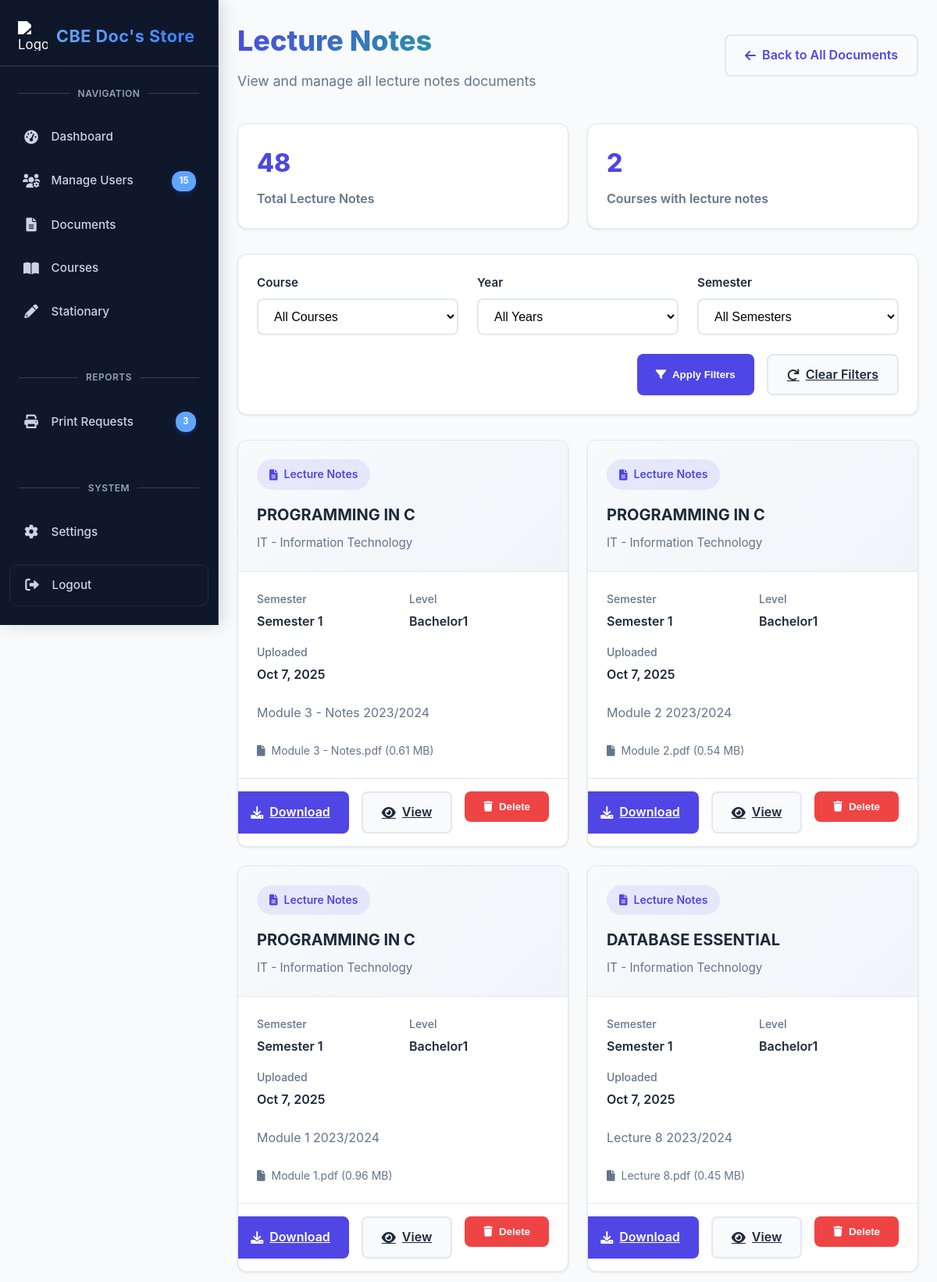
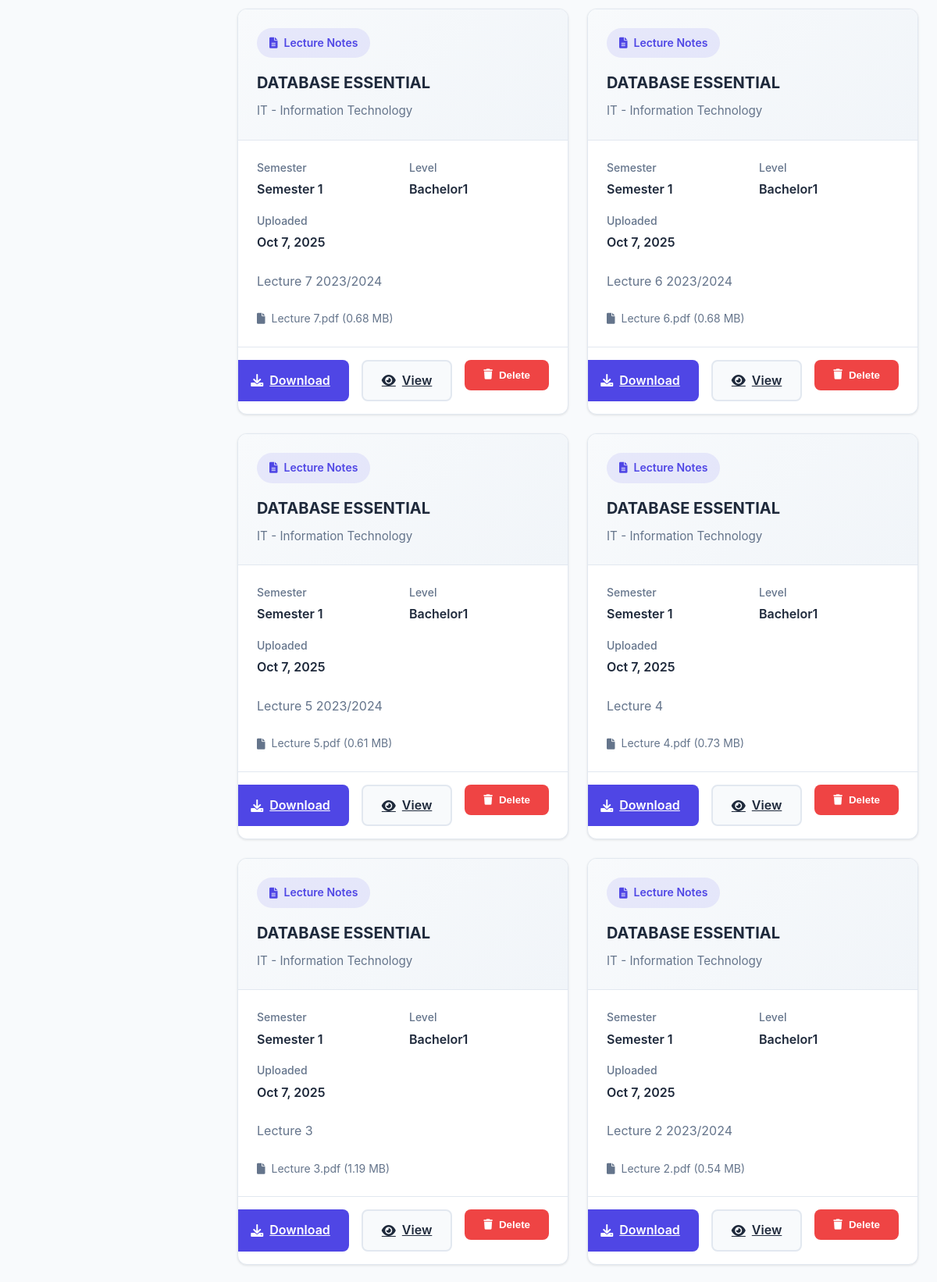
/admin/category_lecture_notes.php (signed in, upper part), run on the app's committed database (2 pictures, top to bottom).
### tables this page shows
CREATE TABLE `sem1_bachelor1_documents` (
  `doc_id` int(11) NOT NULL,
  `course_id` int(11) NOT NULL,
  `doc_type` varchar(50) NOT NULL,
  `title` varchar(255) NOT NULL,
  `description` text DEFAULT NULL,
  `file_path` varchar(255) NOT NULL,
  `file_name` varchar(255) NOT NULL,
  `file_size` int(11) NOT NULL,
  `file_type` varchar(20) NOT NULL,
  `level` varchar(20) NOT NULL,
  `uploaded_at` timestamp NULL DEFAULT current_timestamp(),
  `uploaded_by` int(11) DEFAULT NULL,
  `download_count` int(11) DEFAULT 0
);

CREATE TABLE `courses` (
  `course_id` int(11) NOT NULL,
  `course_code` varchar(10) NOT NULL,
  `course_name` varchar(100) NOT NULL,
  `description` text NOT NULL,
  `color_code` varchar(7) NOT NULL DEFAULT '#e74c3c',
  `created_at` datetime NOT NULL DEFAULT current_timestamp(),
  `updated_at` datetime NOT NULL DEFAULT current_timestamp() ON UPDATE current_timestamp()
);

### admin/category_lecture_notes.php (the view, shortened to what this page needs)
<?php
include("../connection.php");
$current_file = basename(__FILE__, '.php');
$doc_type = str_replace('category_', '', $current_file);
$valid_types = [
    'lecture_notes' => ['icon' => 'fa-file-alt', 'name' => 'Lecture Notes'],
    'study_guides' => ['icon' => 'fa-book', 'name' => 'Study Guides'],
    'assignments' => ['icon' => 'fa-tasks', 'name' => 'Assignments'],
    'past_exams' => ['icon' => 'fa-question-circle', 'name' => 'Past Exams'],
    'case_studies' => ['icon' => 'fa-chart-bar', 'name' => 'Case Studies'],
    'projects' => ['icon' => 'fa-project-diagram', 'name' => 'Projects'],
    'field' => ['icon' => 'fa-map-marker-alt', 'name' => 'Field Reports'],
    'cover_pages' => ['icon' => 'fa-file-image', 'name' => 'Cover Pages']
];
$where_conditions = ["doc_type = ?"];
$query_params = [$doc_type];
$all_documents = [];
$semester_tables = [];
$levels = ['certificate', 'diploma1', 'diploma2', 'bachelor1', 'bachelor2', 'bachelor3'];
$semesters = ['1', '2'];
foreach ($semesters as $semester_val) {
    foreach ($levels as $level_val) {
        $table_name = 'sem' . $semester_val . '_' . $level_val . '_documents';
        $semester_tables[] = $table_name;
    }
}
foreach ($semester_tables as $table) {
    $table_check = $conn->query("SHOW TABLES LIKE '$table'");
    if ($table_check->num_rows > 0) {
        $query = "SELECT d.*, '$table' as source_table,
                 c.course_code, c.course_name
                 FROM $table d
                 LEFT JOIN courses c ON d.course_id = c.course_id";
        if (!empty($where_conditions)) {
            $query .= " WHERE " . implode(" AND ", $where_conditions);
        }
        $query .= " ORDER BY d.uploaded_at DESC";
        $stmt = $conn->prepare($query);
        if ($stmt) {
            if (!empty($query_params)) {
                $types = str_repeat('s', count($query_params));
                $stmt->bind_param($types, ...$query_params);
            }
            $stmt->execute();
            $result = $stmt->get_result();
            if ($result->num_rows > 0) {
                while ($row = $result->fetch_assoc()) {
                    preg_match('/sem(\d)_(\w+)_documents/', $table, $matches);
                    if (count($matches) === 3) {
                        $row['semester'] = $matches[1];
                        $row['level'] = $matches[2];
                    }
                    $all_documents[] = $row;
                }
            }
        }
    }
}
?>
<!DOCTYPE html>
<html lang="en">
<head>
    <link rel="stylesheet" href="https://cdnjs.cloudflare.com/ajax/libs/font-awesome/6.4.0/css/all.min.css">
</head>
<body>
    <?php include('sidebar.php'); ?>
    <main class="main-content">
        <div class="page-header">
            <div>
                <h1 class="page-title"><?php echo $valid_types[$doc_type]['name']; ?></h1>
                <p class="page-subtitle">View and manage all <?php echo strtolower($valid_types[$doc_type]['name']); ?> documents</p>
            </div>
            <a href="manage_documents.php" class="back-link">
                <i class="fas fa-arrow-left"></i> Back to All Documents
            </a>
        </div>
        <div class="stats-bar">
            <div class="stat-card">
                <div class="stat-value"><?php echo count($all_documents); ?></div>
                <div class="stat-label">Total <?php echo $valid_types[$doc_type]['name']; ?></div>
            </div>
            <div class="stat-card">
                <div class="stat-value"><?php
                    $unique_courses = [];
                    foreach ($all_documents as $doc) {
                        if (!in_array($doc['course_id'], $unique_courses)) {
                            $unique_courses[] = $doc['course_id'];
                        }
                    }
                    echo count($unique_courses);
                ?></div>
                <div class="stat-label">Courses with <?php echo strtolower($valid_types[$doc_type]['name']); ?></div>
            </div>
        </div>
        <div class="filters-container">
            <form method="GET" action="<?php echo basename(__FILE__); ?>">
                <div class="filter-row">
                    <div class="filter-group">
                        <label class="filter-label">Course</label>
                        <select name="course_id" class="filter-select">
                            <option value="">All Courses</option>
                        </select>
                    </div>
                    <div class="filter-group">
                        <label class="filter-label">Year</label>
                        <select name="year" class="filter-select">
                            <option value="">All Years</option>
                        </select>
                    </div>
                    <div class="filter-group">
                        <label class="filter-label">Semester</label>
                        <select name="semester" class="filter-select">
                            <option value="">All Semesters</option>
                        </select>
                    </div>
                </div>
                <div class="filter-actions">
                    <button type="submit" class="btn btn-primary">
                        <i class="fas fa-filter"></i> Apply Filters
                    </button>
                    <a href="<?php echo basename(__FILE__); ?>" class="btn btn-secondary">
                        <i class="fas fa-redo"></i> Clear Filters
                    </a>
                </div>
            </form>
        </div>
        <div class="documents-grid">
            <?php if (empty($all_documents)): ?>
                <div class="no-documents">
                    <i class="fas fa-file-alt"></i>
                    <h3>No <?php echo strtolower($valid_types[$doc_type]['name']); ?> found</h3>
                    <p>Try adjusting your filters or upload new documents.</p>
                </div>
            <?php else: ?>
                <?php foreach ($all_documents as $document): ?>
                    <div class="document-card">
                        <div class="card-header">
                            <div class="doc-type-badge">
                                <i class="fas <?php echo $valid_types[$document['doc_type']]['icon']; ?>"></i>
                                <?php echo $valid_types[$document['doc_type']]['name']; ?>
                            </div>
                            <h3 class="card-title"><?php echo htmlspecialchars($document['title']); ?></h3>
                            <p class="card-subtitle">
                                <?php echo htmlspecialchars($document['course_code'] . ' - ' . $document['course_name']); ?>
                            </p>
                        </div>
                        <div class="card-body">
                            <div class="doc-meta">
                                <div class="meta-item">
                                    <span class="meta-label">Semester</span>
                                    <span class="meta-value">Semester <?php echo $document['semester']; ?></span>
                                </div>
                                <div class="meta-item">
                                    <span class="meta-label">Level</span>
                                    <span class="meta-value"><?php echo ucfirst($document['level']); ?></span>
                                </div>
                                <div class="meta-item">
                                    <span class="meta-label">Uploaded</span>
                                    <span class="meta-value"><?php echo date('M j, Y', strtotime($document['uploaded_at'])); ?></span>
                                </div>
                            </div>
                            <?php if (!empty($document['description'])): ?>
                                <p class="card-description"><?php echo htmlspecialchars($document['description']); ?></p>
                            <?php endif; ?>
                            <div class="file-info">
                                <i class="fas fa-file"></i>
                                <?php echo htmlspecialchars($document['file_name']); ?>
                                (<?php echo round($document['file_size'] / 1024 / 1024, 2); ?> MB)
                            </div>
                        </div>
                        <div class="card-footer">
                            <a href="../admin/<?php echo htmlspecialchars($document['file_path']); ?>"
                               class="btn btn-primary" download>
                                <i class="fas fa-download"></i> Download
                            </a>
                            <a href="../admin/<?php echo htmlspecialchars($document['file_path']); ?>"
                               class="btn btn-secondary" target="_blank">
                                <i class="fas fa-eye"></i> View
                            </a>
                            <form method="POST" style="display: inline;">
                                <button type="submit" name="delete_document" class="btn btn-danger"
                                        onclick="return confirm('Are you sure you want to delete this document?')">
                                    <i class="fas fa-trash"></i> Delete
                                </button>
                            </form>
                        </div>
                    </div>
                <?php endforeach; ?>
            <?php endif; ?>
        </div>
    </main>
</body>
</html>

### admin/category_lecture_notes.php (style rules this page uses)
:root { --primary: #4f46e5; --primary-light: #6366f1; --secondary: #10b981; --dark: #1e293b; --light: #f8fafc; --gray: #64748b; --border: #e2e8f0; --shadow: 0 1px 3px rgba(0,0,0,0.1); --shadow-lg: 0 4px 6px -1px rgba(0,0,0,0.1); }
* { margin: 0; padding: 0; box-sizing: border-box; }
body { font-family: 'Inter', system-ui, sans-serif; background-color: var(--light); color: var(--dark); line-height: 1.6; }
.main-content { margin-left: 280px; padding: 2rem; transition: all 0.3s ease; }
.page-header { margin-bottom: 2.5rem; display: flex; align-items: center; justify-content: space-between; }
.page-title { font-size: 2.25rem; font-weight: 800; color: var(--dark); margin-bottom: 0.5rem; background: linear-gradient(135deg, var(--primary) 0%, var(--secondary) 100%); -webkit-background-clip: text; -webkit-text-fill-color: transparent; }
.page-subtitle { color: var(--gray); font-size: 1.1rem; }
.back-link { display: inline-flex; align-items: center; gap: 0.5rem; color: var(--primary); text-decoration: none; font-weight: 600; padding: 0.75rem 1.5rem; border: 2px solid var(--border); border-radius: 0.5rem; transition: all 0.3s ease; }
.filters-container { background: white; border-radius: 0.75rem; padding: 1.5rem; margin-bottom: 2rem; box-shadow: var(--shadow); border: 1px solid var(--border); }
.filter-row { display: grid; grid-template-columns: repeat(auto-fit, minmax(250px, 1fr)); gap: 1.5rem; margin-bottom: 1.5rem; }
.filter-group { display: flex; flex-direction: column; gap: 0.5rem; }
.filter-label { font-weight: 600; color: var(--dark); font-size: 0.95rem; }
.filter-select, .filter-input { padding: 0.75rem 1rem; border: 2px solid var(--border); border-radius: 0.5rem; font-size: 1rem; background: white; transition: all 0.3s ease; }
.filter-actions { display: flex; gap: 1rem; justify-content: flex-end; }
.btn { padding: 0.75rem 1.5rem; border: none; border-radius: 0.5rem; font-weight: 600; cursor: pointer; transition: all 0.3s ease; display: inline-flex; align-items: center; gap: 0.5rem; }
.btn-primary { background: var(--primary); color: white; }
.btn-secondary { background: var(--light); color: var(--dark); border: 2px solid var(--border); }
.btn-danger { background: #ef4444; color: white; }
.documents-grid { display: grid; grid-template-columns: repeat(auto-fill, minmax(350px, 1fr)); gap: 1.5rem; }
.document-card { background: white; border-radius: 0.75rem; overflow: hidden; box-shadow: var(--shadow); transition: all 0.3s ease; border: 1px solid var(--border); }
.card-header { padding: 1.5rem; border-bottom: 1px solid var(--border); background: linear-gradient(135deg, #f8fafc 0%, #f1f5f9 100%); }
.doc-type-badge { display: inline-flex; align-items: center; gap: 0.5rem; padding: 0.5rem 1rem; background: rgba(79, 70, 229, 0.1); color: var(--primary); border-radius: 2rem; font-weight: 600; font-size: 0.875rem; margin-bottom: 1rem; }
.card-title { font-size: 1.25rem; font-weight: 700; color: var(--dark); margin-bottom: 0.5rem; }
.card-subtitle { color: var(--gray); font-size: 0.95rem; }
.card-body { padding: 1.5rem; }
.doc-meta { display: grid; grid-template-columns: repeat(2, 1fr); gap: 1rem; margin-bottom: 1.5rem; }
.meta-item { display: flex; flex-direction: column; gap: 0.25rem; }
.meta-label { font-size: 0.875rem; color: var(--gray); font-weight: 500; }
.meta-value { font-weight: 600; color: var(--dark); }
.card-description { color: var(--gray); margin-bottom: 1.5rem; line-height: 1.6; }
.card-footer { padding: 1rem 1.5rem; border-top: 1px solid var(--border); display: flex; gap: 1rem; justify-content: flex-end; }
.file-info { display: flex; align-items: center; gap: 0.5rem; color: var(--gray); font-size: 0.875rem; }
.stats-bar { display: flex; gap: 1.5rem; margin-bottom: 2rem; flex-wrap: wrap; }
.stat-card { background: white; padding: 1.5rem; border-radius: 0.75rem; box-shadow: var(--shadow); border: 1px solid var(--border); flex: 1; min-width: 200px; }
.stat-value { font-size: 2rem; font-weight: 800; color: var(--primary); margin-bottom: 0.5rem; }
.stat-label { color: var(--gray); font-weight: 600; }
@media (max-width: 1200px) { .main-content { margin-left: 0; padding: 1.5rem; } }
@media (max-width: 1200px) { .documents-grid { grid-template-columns: repeat(auto-fill, minmax(300px, 1fr)); } }

### data on the page
sem1_bachelor1_documents: doc_type "Lecture Notes", title "PROGRAMMING IN C", course.course_name "IT - Information Technology", semester "1", level "Bachelor1", uploaded_at "Oct 7, 2025", description "Module 3 - Notes 2023/2024", file_name "Module 3 - Notes.pdf", $document['file_size']/1024/1024 "0.61"
sem1_bachelor1_documents: doc_type "Lecture Notes", title "PROGRAMMING IN C", course.course_name "IT - Information Technology", semester "1", level "Bachelor1", uploaded_at "Oct 7, 2025", description "Module 2 2023/2024", file_name "Module 2.pdf", $document['file_size']/1024/1024 "0.54"
sem1_bachelor1_documents: doc_type "Lecture Notes", title "PROGRAMMING IN C", course.course_name "IT - Information Technology", semester "1", level "Bachelor1", uploaded_at "Oct 7, 2025", description "Module 1 2023/2024", file_name "Module 1.pdf", $document['file_size']/1024/1024 "0.96"
sem1_bachelor1_documents: doc_type "Lecture Notes", title "DATABASE ESSENTIAL", course.course_name "IT - Information Technology", semester "1", level "Bachelor1", uploaded_at "Oct 7, 2025", description "Lecture 8 2023/2024", file_name "Lecture 8.pdf", $document['file_size']/1024/1024 "0.45"
sem1_bachelor1_documents: doc_type "Lecture Notes", title "DATABASE ESSENTIAL", course.course_name "IT - Information Technology", semester "1", level "Bachelor1", uploaded_at "Oct 7, 2025", description "Lecture 7 2023/2024", file_name "Lecture 7.pdf", $document['file_size']/1024/1024 "0.68"
sem1_bachelor1_documents: doc_type "Lecture Notes", title "DATABASE ESSENTIAL", course.course_name "IT - Information Technology", semester "1", level "Bachelor1", uploaded_at "Oct 7, 2025", description "Lecture 6 2023/2024", file_name "Lecture 6.pdf", $document['file_size']/1024/1024 "0.68"
sem1_bachelor1_documents: doc_type "Lecture Notes", title "DATABASE ESSENTIAL", course.course_name "IT - Information Technology", semester "1", level "Bachelor1", uploaded_at "Oct 7, 2025", description "Lecture 5 2023/2024", file_name "Lecture 5.pdf", $document['file_size']/1024/1024 "0.61"
sem1_bachelor1_documents: doc_type "Lecture Notes", title "DATABASE ESSENTIAL", course.course_name "IT - Information Technology", semester "1", level "Bachelor1", uploaded_at "Oct 7, 2025", description "Lecture 4", file_name "Lecture 4.pdf", $document['file_size']/1024/1024 "0.73"
sem1_bachelor1_documents: doc_type "Lecture Notes", title "DATABASE ESSENTIAL", course.course_name "IT - Information Technology", semester "1", level "Bachelor1", uploaded_at "Oct 7, 2025", description "Lecture 3", file_name "Lecture 3.pdf", $document['file_size']/1024/1024 "1.19"
sem1_bachelor1_documents: doc_type "Lecture Notes", title "DATABASE ESSENTIAL", course.course_name "IT - Information Technology", semester "1", level "Bachelor1", uploaded_at "Oct 7, 2025", description "Lecture 2 2023/2024", file_name "Lecture 2.pdf", $document['file_size']/1024/1024 "0.54"

### other printed values
$valid_types[$doc_type]['name'] "Lecture Notes"
$valid_types[$doc_type]['name'] "lecture notes"
count($all_documents) "48"
count($unique_courses) "2"
